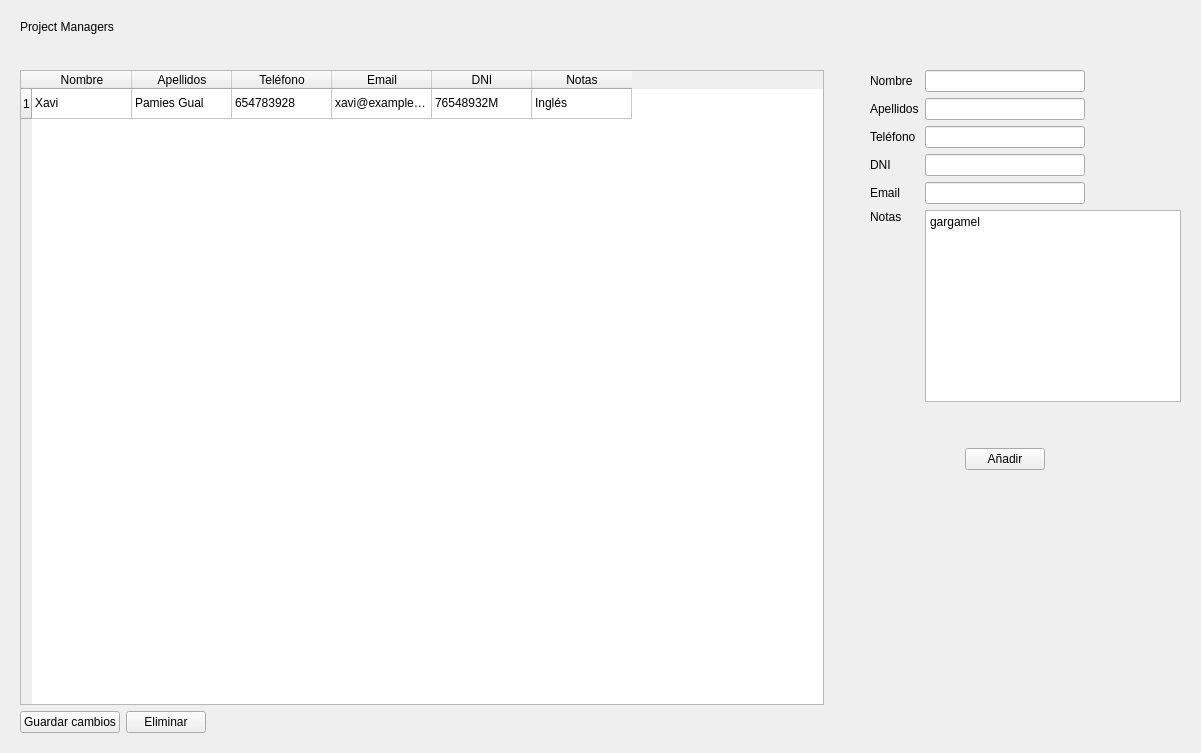
<?xml version="1.0" encoding="UTF-8"?>
<ui version="4.0">
 <class>Form</class>
 <widget class="QWidget" name="Form">
  <property name="geometry">
   <rect>
    <x>0</x>
    <y>0</y>
    <width>1201</width>
    <height>753</height>
   </rect>
  </property>
  <property name="windowTitle">
   <string>Form</string>
  </property>
  <layout class="QVBoxLayout" name="verticalLayout">
   <property name="leftMargin">
    <number>20</number>
   </property>
   <property name="topMargin">
    <number>20</number>
   </property>
   <property name="rightMargin">
    <number>20</number>
   </property>
   <property name="bottomMargin">
    <number>20</number>
   </property>
   <item>
    <widget class="QLabel" name="labelTitle">
     <property name="sizePolicy">
      <sizepolicy hsizetype="Preferred" vsizetype="Fixed">
       <horstretch>0</horstretch>
       <verstretch>0</verstretch>
      </sizepolicy>
     </property>
     <property name="styleSheet">
      <string notr="true">font: 14pt &quot;MS Shell Dlg 2&quot;;</string>
     </property>
     <property name="text">
      <string>Project Managers</string>
     </property>
    </widget>
   </item>
   <item>
    <spacer name="verticalSpacer_3">
     <property name="orientation">
      <enum>Qt::Vertical</enum>
     </property>
     <property name="sizeType">
      <enum>QSizePolicy::Preferred</enum>
     </property>
     <property name="sizeHint" stdset="0">
      <size>
       <width>20</width>
       <height>30</height>
      </size>
     </property>
    </spacer>
   </item>
   <item>
    <layout class="QHBoxLayout" name="horizontalLayout_2">
     <item>
      <widget class="QTableWidget" name="tableManagers">
       <row>
        <property name="text">
         <string>1</string>
        </property>
       </row>
       <column>
        <property name="text">
         <string>Nombre</string>
        </property>
       </column>
       <column>
        <property name="text">
         <string>Apellidos</string>
        </property>
       </column>
       <column>
        <property name="text">
         <string>Teléfono</string>
        </property>
       </column>
       <column>
        <property name="text">
         <string>Email</string>
        </property>
       </column>
       <column>
        <property name="text">
         <string>DNI</string>
        </property>
       </column>
       <column>
        <property name="text">
         <string>Notas</string>
        </property>
       </column>
       <item row="0" column="0">
        <property name="text">
         <string>Xavi</string>
        </property>
       </item>
       <item row="0" column="1">
        <property name="text">
         <string>Pamies Gual</string>
        </property>
       </item>
       <item row="0" column="2">
        <property name="text">
         <string>654783928</string>
        </property>
       </item>
       <item row="0" column="3">
        <property name="text">
         <string>xavi@example.es</string>
        </property>
       </item>
       <item row="0" column="4">
        <property name="text">
         <string>76548932M</string>
        </property>
       </item>
       <item row="0" column="5">
        <property name="text">
         <string>Inglés</string>
        </property>
       </item>
      </widget>
     </item>
     <item>
      <spacer name="horizontalSpacer_9">
       <property name="orientation">
        <enum>Qt::Horizontal</enum>
       </property>
       <property name="sizeType">
        <enum>QSizePolicy::Preferred</enum>
       </property>
       <property name="sizeHint" stdset="0">
        <size>
         <width>40</width>
         <height>20</height>
        </size>
       </property>
      </spacer>
     </item>
     <item>
      <layout class="QGridLayout" name="gridLayout">
       <property name="sizeConstraint">
        <enum>QLayout::SetDefaultConstraint</enum>
       </property>
       <item row="7" column="2">
        <spacer name="verticalSpacer">
         <property name="orientation">
          <enum>Qt::Vertical</enum>
         </property>
         <property name="sizeType">
          <enum>QSizePolicy::Preferred</enum>
         </property>
         <property name="sizeHint" stdset="0">
          <size>
           <width>20</width>
           <height>40</height>
          </size>
         </property>
        </spacer>
       </item>
       <item row="3" column="0">
        <widget class="QLabel" name="labelDni">
         <property name="text">
          <string>DNI</string>
         </property>
        </widget>
       </item>
       <item row="0" column="0" colspan="2">
        <widget class="QLabel" name="labelNombre">
         <property name="text">
          <string>Nombre</string>
         </property>
        </widget>
       </item>
       <item row="0" column="3">
        <spacer name="horizontalSpacer_4">
         <property name="orientation">
          <enum>Qt::Horizontal</enum>
         </property>
         <property name="sizeType">
          <enum>QSizePolicy::Preferred</enum>
         </property>
         <property name="sizeHint" stdset="0">
          <size>
           <width>40</width>
           <height>20</height>
          </size>
         </property>
        </spacer>
       </item>
       <item row="2" column="0" colspan="2">
        <widget class="QLabel" name="labelTelefono">
         <property name="text">
          <string>Teléfono</string>
         </property>
        </widget>
       </item>
       <item row="2" column="2">
        <widget class="QLineEdit" name="inputTelefono">
         <property name="sizePolicy">
          <sizepolicy hsizetype="Preferred" vsizetype="Fixed">
           <horstretch>0</horstretch>
           <verstretch>0</verstretch>
          </sizepolicy>
         </property>
        </widget>
       </item>
       <item row="1" column="0" colspan="2">
        <widget class="QLabel" name="labelApellidos">
         <property name="text">
          <string>Apellidos</string>
         </property>
        </widget>
       </item>
       <item row="1" column="2">
        <widget class="QLineEdit" name="inputApellidos">
         <property name="sizePolicy">
          <sizepolicy hsizetype="Preferred" vsizetype="Fixed">
           <horstretch>0</horstretch>
           <verstretch>0</verstretch>
          </sizepolicy>
         </property>
        </widget>
       </item>
       <item row="0" column="2">
        <widget class="QLineEdit" name="inputNombre">
         <property name="sizePolicy">
          <sizepolicy hsizetype="Preferred" vsizetype="Fixed">
           <horstretch>0</horstretch>
           <verstretch>0</verstretch>
          </sizepolicy>
         </property>
        </widget>
       </item>
       <item row="2" column="3">
        <spacer name="horizontalSpacer_2">
         <property name="orientation">
          <enum>Qt::Horizontal</enum>
         </property>
         <property name="sizeType">
          <enum>QSizePolicy::Preferred</enum>
         </property>
         <property name="sizeHint" stdset="0">
          <size>
           <width>40</width>
           <height>20</height>
          </size>
         </property>
        </spacer>
       </item>
       <item row="1" column="3">
        <spacer name="horizontalSpacer_3">
         <property name="orientation">
          <enum>Qt::Horizontal</enum>
         </property>
         <property name="sizeType">
          <enum>QSizePolicy::Preferred</enum>
         </property>
         <property name="sizeHint" stdset="0">
          <size>
           <width>40</width>
           <height>20</height>
          </size>
         </property>
        </spacer>
       </item>
       <item row="3" column="3">
        <spacer name="horizontalSpacer_5">
         <property name="orientation">
          <enum>Qt::Horizontal</enum>
         </property>
         <property name="sizeType">
          <enum>QSizePolicy::Preferred</enum>
         </property>
         <property name="sizeHint" stdset="0">
          <size>
           <width>40</width>
           <height>20</height>
          </size>
         </property>
        </spacer>
       </item>
       <item row="3" column="2">
        <widget class="QLineEdit" name="inputDni">
         <property name="sizePolicy">
          <sizepolicy hsizetype="Preferred" vsizetype="Fixed">
           <horstretch>0</horstretch>
           <verstretch>0</verstretch>
          </sizepolicy>
         </property>
        </widget>
       </item>
       <item row="4" column="3">
        <spacer name="horizontalSpacer">
         <property name="orientation">
          <enum>Qt::Horizontal</enum>
         </property>
         <property name="sizeType">
          <enum>QSizePolicy::Preferred</enum>
         </property>
         <property name="sizeHint" stdset="0">
          <size>
           <width>40</width>
           <height>20</height>
          </size>
         </property>
        </spacer>
       </item>
       <item row="5" column="0">
        <widget class="QLabel" name="labelNotas">
         <property name="text">
          <string>Notas</string>
         </property>
         <property name="alignment">
          <set>Qt::AlignLeading|Qt::AlignLeft|Qt::AlignTop</set>
         </property>
        </widget>
       </item>
       <item row="4" column="0">
        <widget class="QLabel" name="labelEmail">
         <property name="text">
          <string>Email</string>
         </property>
        </widget>
       </item>
       <item row="5" column="2" rowspan="2" colspan="2">
        <widget class="QPlainTextEdit" name="inputNotas">
         <property name="sizePolicy">
          <sizepolicy hsizetype="Preferred" vsizetype="Preferred">
           <horstretch>0</horstretch>
           <verstretch>0</verstretch>
          </sizepolicy>
         </property>
         <property name="plainText">
          <string>gargamel</string>
         </property>
        </widget>
       </item>
       <item row="4" column="2">
        <widget class="QLineEdit" name="inputEmail">
         <property name="sizePolicy">
          <sizepolicy hsizetype="Preferred" vsizetype="Fixed">
           <horstretch>0</horstretch>
           <verstretch>0</verstretch>
          </sizepolicy>
         </property>
        </widget>
       </item>
       <item row="8" column="2">
        <layout class="QHBoxLayout" name="horizontalLayout">
         <item>
          <spacer name="horizontalSpacer_6">
           <property name="orientation">
            <enum>Qt::Horizontal</enum>
           </property>
           <property name="sizeType">
            <enum>QSizePolicy::Preferred</enum>
           </property>
           <property name="sizeHint" stdset="0">
            <size>
             <width>40</width>
             <height>20</height>
            </size>
           </property>
          </spacer>
         </item>
         <item>
          <widget class="QPushButton" name="buttonAnadir">
           <property name="sizePolicy">
            <sizepolicy hsizetype="Fixed" vsizetype="Fixed">
             <horstretch>0</horstretch>
             <verstretch>0</verstretch>
            </sizepolicy>
           </property>
           <property name="text">
            <string>Añadir</string>
           </property>
          </widget>
         </item>
         <item>
          <spacer name="horizontalSpacer_7">
           <property name="orientation">
            <enum>Qt::Horizontal</enum>
           </property>
           <property name="sizeType">
            <enum>QSizePolicy::Preferred</enum>
           </property>
           <property name="sizeHint" stdset="0">
            <size>
             <width>40</width>
             <height>20</height>
            </size>
           </property>
          </spacer>
         </item>
        </layout>
       </item>
       <item row="9" column="2">
        <spacer name="verticalSpacer_2">
         <property name="orientation">
          <enum>Qt::Vertical</enum>
         </property>
         <property name="sizeHint" stdset="0">
          <size>
           <width>20</width>
           <height>40</height>
          </size>
         </property>
        </spacer>
       </item>
      </layout>
     </item>
    </layout>
   </item>
   <item>
    <layout class="QHBoxLayout" name="horizontalLayout_3">
     <item>
      <widget class="QPushButton" name="buttonGuardar">
       <property name="sizePolicy">
        <sizepolicy hsizetype="Fixed" vsizetype="Fixed">
         <horstretch>0</horstretch>
         <verstretch>0</verstretch>
        </sizepolicy>
       </property>
       <property name="text">
        <string>Guardar cambios</string>
       </property>
      </widget>
     </item>
     <item>
      <widget class="QPushButton" name="buttonEliminar">
       <property name="sizePolicy">
        <sizepolicy hsizetype="Fixed" vsizetype="Fixed">
         <horstretch>0</horstretch>
         <verstretch>0</verstretch>
        </sizepolicy>
       </property>
       <property name="text">
        <string>Eliminar</string>
       </property>
      </widget>
     </item>
     <item>
      <spacer name="horizontalSpacer_8">
       <property name="orientation">
        <enum>Qt::Horizontal</enum>
       </property>
       <property name="sizeHint" stdset="0">
        <size>
         <width>40</width>
         <height>20</height>
        </size>
       </property>
      </spacer>
     </item>
    </layout>
   </item>
  </layout>
 </widget>
 <tabstops>
  <tabstop>inputNombre</tabstop>
  <tabstop>inputApellidos</tabstop>
  <tabstop>inputTelefono</tabstop>
  <tabstop>inputDni</tabstop>
  <tabstop>inputEmail</tabstop>
  <tabstop>inputNotas</tabstop>
  <tabstop>buttonAnadir</tabstop>
  <tabstop>buttonGuardar</tabstop>
  <tabstop>buttonEliminar</tabstop>
  <tabstop>tableManagers</tabstop>
 </tabstops>
 <resources/>
 <connections/>
</ui>
